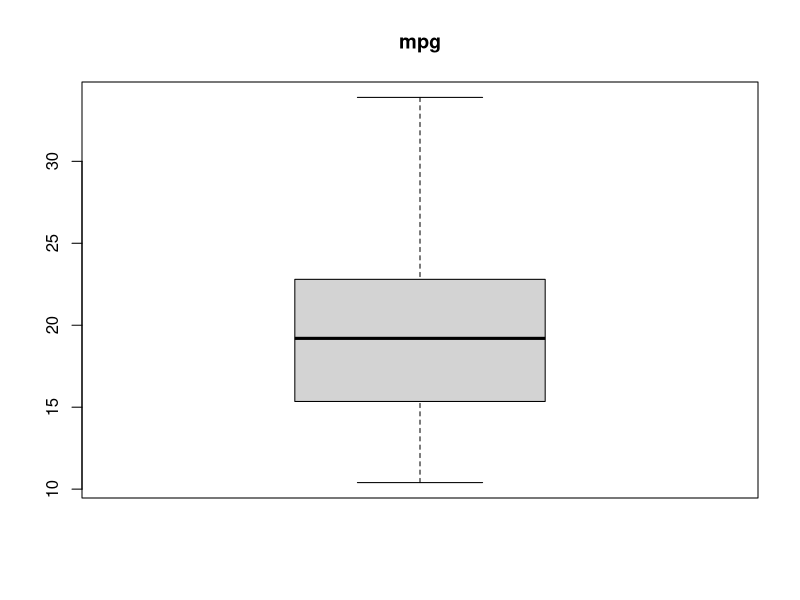
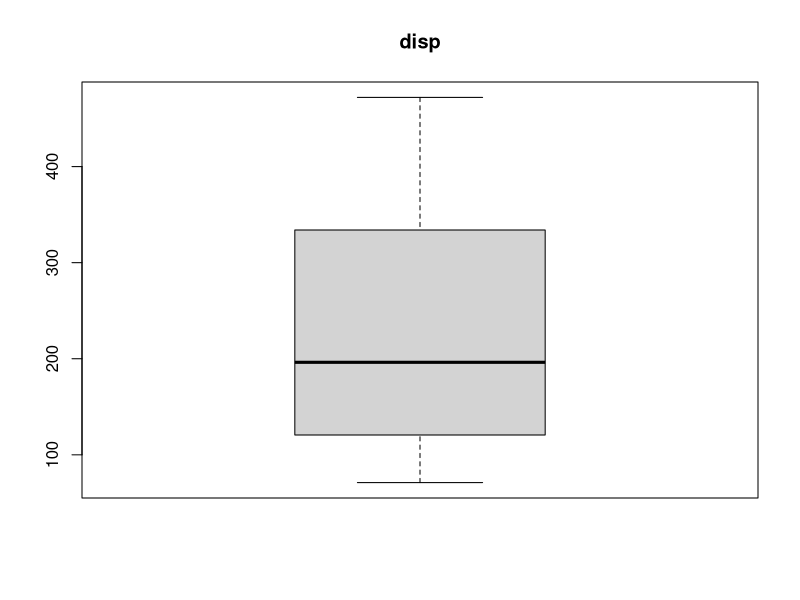
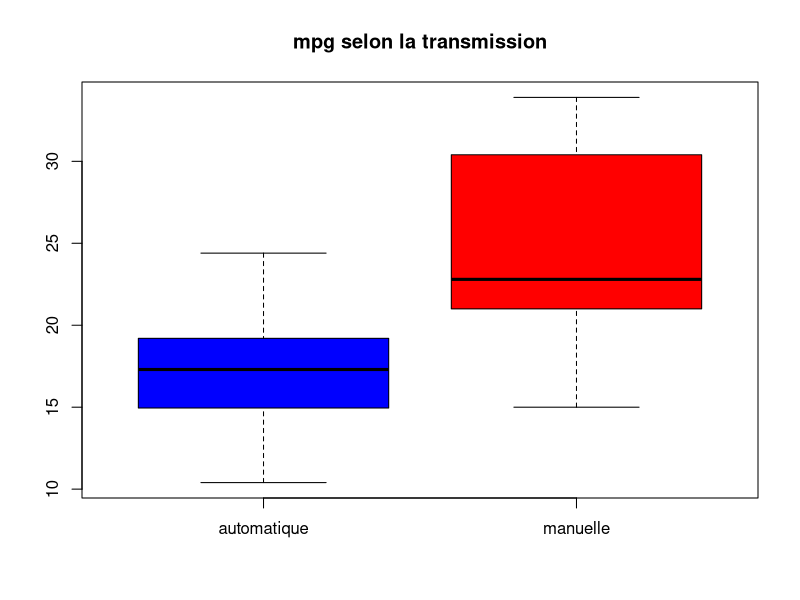
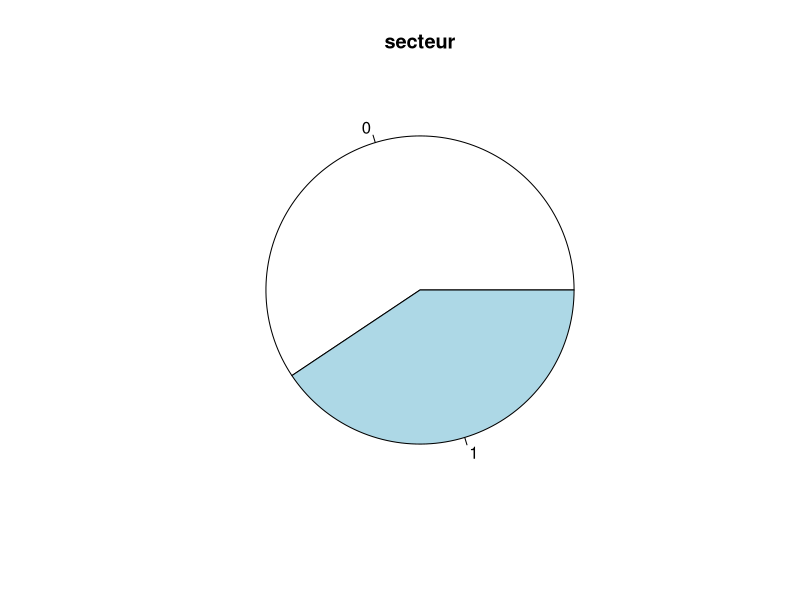
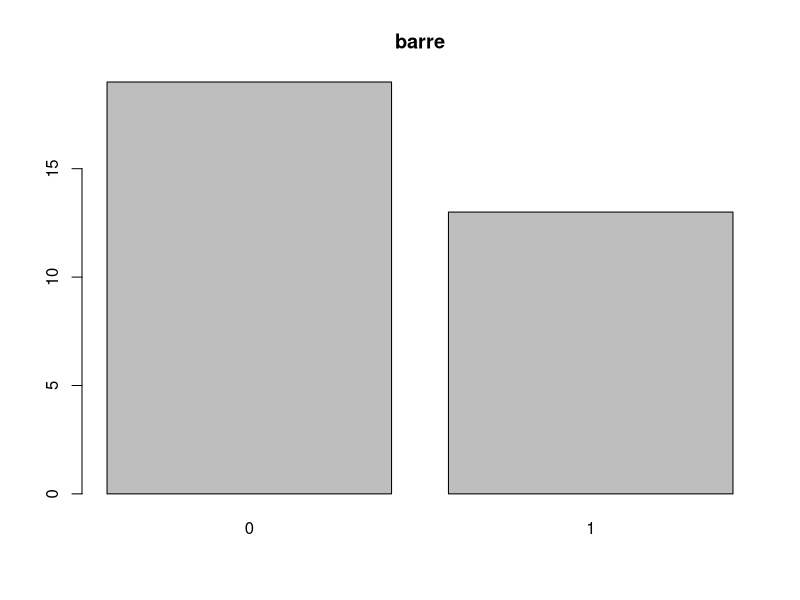

The R script that drew these images, in order:
## ---- chunk 1
knitr::opts_chunk$set(echo = TRUE)
## ---- chunk 2
mtcars
names(mtcars)
#ce sont toutes des valeurs quantitative mis a part vs am

length(unique(mtcars$mpg)) #mpg est une variable  continues
str(mtcars$cyl)
table(mtcars$mpg) #continues
table(mtcars$cyl) #discrete
table(mtcars$disp) #continue
table(mtcars$hp) #continue
table(mtcars$drat)#continue
table(mtcars$wt) #continue
table(mtcars$qsec)#continue
table(mtcars$carb)#discrete

summary(mtcars)

## ---- chunk 3
mpg <- mtcars$mpg
disp <- mtcars$disp
boxplot(mpg,main = "mpg")
boxplot(disp,main = "disp")


## ---- chunk 4
am <- mtcars$am
mpga <- mtcars[am == 0, "mpg"]
mpgm <- mtcars[am == 1, "mpg"]
boxplot(mpga,mpgm,names=c("automatique","manuelle"),main="mpg selon la transmission",col=c("blue","red"))

## ---- chunk 5
am <- mtcars$am
table(am)
prop.table(am)

pie(table(am),main = "secteur")
barplot(table(am),main = "barre")
par(mfrow=c(1,2))

